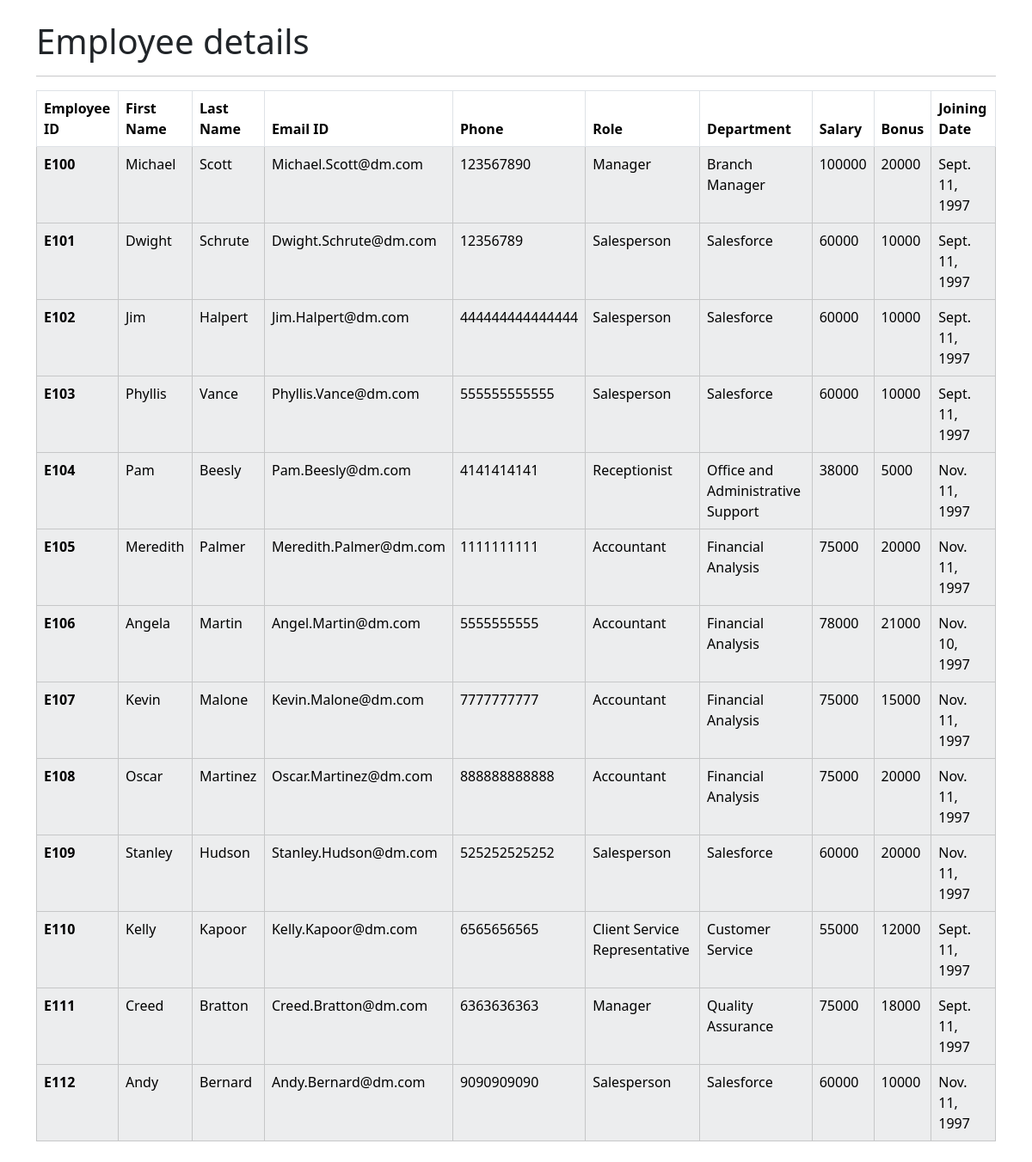
The app's page /allEmp with its own data.
### DM_emp_app/models.py (models this page shows, shortened)
class Employee(models.Model):
    employee_id = models.CharField(max_length=10,primary_key=True,default="E100")
    first_name = models.CharField(max_length=100,null=False)
    last_name= models.CharField(max_length=100)
    email_id = models.EmailField(max_length=150,null=False)
    dept = models.ForeignKey(Department,on_delete=models.CASCADE)
    role = models.ForeignKey(Role,on_delete=models.CASCADE)
    salary = models.IntegerField(default=0)
    bonus = models.IntegerField(default=0)
    phone = models.IntegerField(default=0)
    hire_date = models.DateField()

class Role(models.Model):
    pos_name = models.CharField(max_length=100,null=False)

class Department(models.Model):
    dept_name = models.CharField(max_length=100,null=False)
    location = models.CharField(max_length=100)

### DM_emp_app/views.py (the view)
# urls.py: path('allEmp',views.allEmp, name="allEmp"),
def allEmp(request):
    employees = Employee.objects.all()
    context = {
        "employees" : employees
    }
    return render(request,"allEmp.html",context)

### DM_emp_app/templates/allEmp.html (shortened to what this page needs)
<!doctype html>
<html lang="en">
<head>
  <link href="https://cdn.jsdelivr.net/npm/bootstrap@5.3.2/dist/css/bootstrap.min.css" rel="stylesheet"
>
</head>
<body>
  <div class="container my-4">
    <h1>Employee details</h1>
    <hr>
    <table class="table table-striped table-hover table-bordered">
      <thead>
        <tr>
          <th scope="col">Employee ID</th>
          <th scope="col">First Name</th>
          <th scope="col">Last Name</th>
          <th scope="col">Email ID</th>
          <th scope="col">Phone</th>
          <th scope="col">Role</th>
          <th scope="col">Department</th>
          <th scope="col">Salary</th>
          <th scope="col">Bonus</th>
          <th scope="col">Joining Date</th>
        </tr>
      </thead>
      {% for emp in employees%}
      <tbody>
        <tr class="table-light">
          <th scope="row">{{emp.employee_id}}</th>
          <td>{{emp.first_name}}</td>
          <td>{{emp.last_name}}</td>
          <td>{{emp.email_id}}</td>
          <td>{{emp.phone}}</td>
          <td>{{emp.role.pos_name}}</td>
          <td>{{emp.dept.dept_name}}</td>
          <td>{{emp.salary}}</td>
          <td>{{emp.bonus}}</td>
          <td>{{emp.hire_date}}</td>
        </tr>
      </tbody>
      {% endfor %}
    </table>
  </div>
</body>
</html>

### records on screen
Employee: employee_id "E100", first_name "Michael", last_name "Scott", email_id "Michael.Scott@dm.com", phone "123567890", role.pos_name "Manager", dept.dept_name "Branch Manager", salary "100000", bonus "20000", hire_date "Sept. 11, 1997"
Employee: employee_id "E101", first_name "Dwight", last_name "Schrute", email_id "Dwight.Schrute@dm.com", phone "12356789", role.pos_name "Salesperson", dept.dept_name "Salesforce", salary "60000", bonus "10000", hire_date "Sept. 11, 1997"
Employee: employee_id "E102", first_name "Jim", last_name "Halpert", email_id "Jim.Halpert@dm.com", phone "444444444444444", role.pos_name "Salesperson", dept.dept_name "Salesforce", salary "60000", bonus "10000", hire_date "Sept. 11, 1997"
Employee: employee_id "E103", first_name "Phyllis", last_name "Vance", email_id "Phyllis.Vance@dm.com", phone "555555555555", role.pos_name "Salesperson", dept.dept_name "Salesforce", salary "60000", bonus "10000", hire_date "Sept. 11, 1997"
Employee: employee_id "E104", first_name "Pam", last_name "Beesly", email_id "Pam.Beesly@dm.com", phone "4141414141", role.pos_name "Receptionist", dept.dept_name "Office and Administrative Support", salary "38000", bonus "5000", hire_date "Nov. 11, 1997"
Employee: employee_id "E105", first_name "Meredith", last_name "Palmer", email_id "Meredith.Palmer@dm.com", phone "1111111111", role.pos_name "Accountant", dept.dept_name "Financial Analysis", salary "75000", bonus "20000", hire_date "Nov. 11, 1997"
Employee: employee_id "E106", first_name "Angela", last_name "Martin", email_id "Angel.Martin@dm.com", phone "5555555555", role.pos_name "Accountant", dept.dept_name "Financial Analysis", salary "78000", bonus "21000", hire_date "Nov. 10, 1997"
Employee: employee_id "E107", first_name "Kevin", last_name "Malone", email_id "Kevin.Malone@dm.com", phone "7777777777", role.pos_name "Accountant", dept.dept_name "Financial Analysis", salary "75000", bonus "15000", hire_date "Nov. 11, 1997"
Employee: employee_id "E108", first_name "Oscar", last_name "Martinez", email_id "Oscar.Martinez@dm.com", phone "888888888888", role.pos_name "Accountant", dept.dept_name "Financial Analysis", salary "75000", bonus "20000", hire_date "Nov. 11, 1997"
Employee: employee_id "E109", first_name "Stanley", last_name "Hudson", email_id "Stanley.Hudson@dm.com", phone "525252525252", role.pos_name "Salesperson", dept.dept_name "Salesforce", salary "60000", bonus "20000", hire_date "Nov. 11, 1997"
Employee: employee_id "E110", first_name "Kelly", last_name "Kapoor", email_id "Kelly.Kapoor@dm.com", phone "6565656565", role.pos_name "Client Service Representative", dept.dept_name "Customer Service", salary "55000", bonus "12000", hire_date "Sept. 11, 1997"
Employee: employee_id "E111", first_name "Creed", last_name "Bratton", email_id "Creed.Bratton@dm.com", phone "6363636363", role.pos_name "Manager", dept.dept_name "Quality Assurance", salary "75000", bonus "18000", hire_date "Sept. 11, 1997"
Employee: employee_id "E112", first_name "Andy", last_name "Bernard", email_id "Andy.Bernard@dm.com", phone "9090909090", role.pos_name "Salesperson", dept.dept_name "Salesforce", salary "60000", bonus "10000", hire_date "Nov. 11, 1997"
